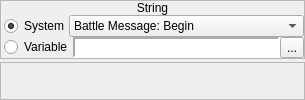
       <widget class="QWidget" name="wString">
        <layout class="QVBoxLayout" name="verticalLayout_45">
         <property name="spacing">
          <number>3</number>
         </property>
         <property name="margin">
          <number>0</number>
         </property>
         <item>
          <widget class="QFrame" name="frame_13">
           <property name="sizePolicy">
            <sizepolicy hsizetype="Preferred" vsizetype="Fixed">
             <horstretch>0</horstretch>
             <verstretch>0</verstretch>
            </sizepolicy>
           </property>
           <property name="frameShape">
            <enum>QFrame::StyledPanel</enum>
           </property>
           <property name="frameShadow">
            <enum>QFrame::Raised</enum>
           </property>
           <layout class="QVBoxLayout" name="verticalLayout_38">
            <property name="spacing">
             <number>0</number>
            </property>
            <property name="margin">
             <number>0</number>
            </property>
            <item>
             <widget class="QLabel" name="label_11">
              <property name="sizePolicy">
               <sizepolicy hsizetype="Preferred" vsizetype="Fixed">
                <horstretch>0</horstretch>
                <verstretch>0</verstretch>
               </sizepolicy>
              </property>
              <property name="text">
               <string>String</string>
              </property>
              <property name="alignment">
               <set>Qt::AlignCenter</set>
              </property>
             </widget>
            </item>
            <item>
             <widget class="QWidget" name="widget_11" native="true">
              <layout class="QVBoxLayout" name="verticalLayout_44">
               <property name="spacing">
                <number>0</number>
               </property>
               <property name="leftMargin">
                <number>3</number>
               </property>
               <property name="topMargin">
                <number>0</number>
               </property>
               <property name="rightMargin">
                <number>0</number>
               </property>
               <property name="bottomMargin">
                <number>0</number>
               </property>
               <item>
                <layout class="QHBoxLayout" name="horizontalLayout_26">
                 <item>
                  <widget class="QRadioButton" name="rbStringSystem">
                   <property name="sizePolicy">
                    <sizepolicy hsizetype="Fixed" vsizetype="Fixed">
                     <horstretch>0</horstretch>
                     <verstretch>0</verstretch>
                    </sizepolicy>
                   </property>
                   <property name="text">
                    <string>System</string>
                   </property>
                   <property name="checked">
                    <bool>true</bool>
                   </property>
                  </widget>
                 </item>
                 <item>
                  <widget class="QComboBox" name="cboxStrings">
                   <item>
                    <property name="text">
                     <string>Battle Message: Begin</string>
                    </property>
                   </item>
                   <item>
                    <property name="text">
                     <string>Battle Message: Initiative</string>
                    </property>
                   </item>
                   <item>
                    <property name="text">
                     <string>Battle Message: Miss</string>
                    </property>
                   </item>
                   <item>
                    <property name="text">
                     <string>Battle Message: Failed Escape</string>
                    </property>
                   </item>
                   <item>
                    <property name="text">
                     <string>Battle Message: Victory</string>
                    </property>
                   </item>
                   <item>
                    <property name="text">
                     <string>Battle Message: Defeat</string>
                    </property>
                   </item>
                   <item>
                    <property name="text">
                     <string>Battle Message: Experience Gained</string>
                    </property>
                   </item>
                   <item>
                    <property name="text">
                     <string>Battle Message: Money Gained</string>
                    </property>
                   </item>
                   <item>
                    <property name="text">
                     <string>Battle Message: Item Gained</string>
                    </property>
                   </item>
                   <item>
                    <property name="text">
                     <string>Level Up</string>
                    </property>
                   </item>
                   <item>
                    <property name="text">
                     <string>Skill Learned</string>
                    </property>
                   </item>
                   <item>
                    <property name="text">
                     <string>Shop Message: Greeting</string>
                    </property>
                   </item>
                   <item>
                    <property name="text">
                     <string>Shop Message: After First Transaction</string>
                    </property>
                   </item>
                   <item>
                    <property name="text">
                     <string>Shop Message: Buy</string>
                    </property>
                   </item>
                   <item>
                    <property name="text">
                     <string>Shop Message: Sell</string>
                    </property>
                   </item>
                   <item>
                    <property name="text">
                     <string>Shop Message: Done</string>
                    </property>
                   </item>
                   <item>
                    <property name="text">
                     <string>Shop Message: Buy Item</string>
                    </property>
                   </item>
                   <item>
                    <property name="text">
                     <string>Shop Message: Buy How Many</string>
                    </property>
                   </item>
                   <item>
                    <property name="text">
                     <string>Shop Message: Buy Complete</string>
                    </property>
                   </item>
                   <item>
                    <property name="text">
                     <string>Shop Message: Sell Item</string>
                    </property>
                   </item>
                   <item>
                    <property name="text">
                     <string>Shop Message: Sell How Many</string>
                    </property>
                   </item>
                   <item>
                    <property name="text">
                     <string>Shop Message: Sell Complete</string>
                    </property>
                   </item>
                   <item>
                    <property name="text">
                     <string>Inn Message: Price Intro</string>
                    </property>
                   </item>
                   <item>
                    <property name="text">
                     <string>Inn Message: Accept Inquiry</string>
                    </property>
                   </item>
                   <item>
                    <property name="text">
                     <string>Inn Message: Accept</string>
                    </property>
                   </item>
                   <item>
                    <property name="text">
                     <string>Inn Message: Decline</string>
                    </property>
                   </item>
                   <item>
                    <property name="text">
                     <string>Other: Items Possessed</string>
                    </property>
                   </item>
                   <item>
                    <property name="text">
                     <string>Other: Items Equipped</string>
                    </property>
                   </item>
                   <item>
                    <property name="text">
                     <string>Other: Currency</string>
                    </property>
                   </item>
                   <item>
                    <property name="text">
                     <string>Stat: Level</string>
                    </property>
                   </item>
                   <item>
                    <property name="text">
                     <string>Stat: Level (Short Form)</string>
                    </property>
                   </item>
                   <item>
                    <property name="text">
                     <string>Stat: HP</string>
                    </property>
                   </item>
                   <item>
                    <property name="text">
                     <string>Stat: HP (Short Form)</string>
                    </property>
                   </item>
                   <item>
                    <property name="text">
                     <string>Stat: MP</string>
                    </property>
                   </item>
                   <item>
                    <property name="text">
                     <string>Stat: MP (Short Form)</string>
                    </property>
                   </item>
                   <item>
                    <property name="text">
                     <string>Stat: Normal Status</string>
                    </property>
                   </item>
                   <item>
                    <property name="text">
                     <string>Stat: Experience</string>
                    </property>
                   </item>
                   <item>
                    <property name="text">
                     <string>Stat: Attack</string>
                    </property>
                   </item>
                   <item>
                    <property name="text">
                     <string>Stat: Defense</string>
                    </property>
                   </item>
                   <item>
                    <property name="text">
                     <string>Stat: Wisdom</string>
                    </property>
                   </item>
                   <item>
                    <property name="text">
                     <string>Stat: Agility</string>
                    </property>
                   </item>
                   <item>
                    <property name="text">
                     <string>Equipment: MP Used</string>
                    </property>
                   </item>
                   <item>
                    <property name="text">
                     <string>Equipment: Weapon</string>
                    </property>
                   </item>
                   <item>
                    <property name="text">
                     <string>Equipment: Shield</string>
                    </property>
                   </item>
                   <item>
                    <property name="text">
                     <string>Equipment: Armor</string>
                    </property>
                   </item>
                   <item>
                    <property name="text">
                     <string>Equipment: Helmet</string>
                    </property>
                   </item>
                   <item>
                    <property name="text">
                     <string>Equipment: Accessory</string>
                    </property>
                   </item>
                   <item>
                    <property name="text">
                     <string>Command: Fight</string>
                    </property>
                   </item>
                   <item>
                    <property name="text">
                     <string>Command: Auto-Fight</string>
                    </property>
                   </item>
                   <item>
                    <property name="text">
                     <string>Command: Escape</string>
                    </property>
                   </item>
                   <item>
                    <property name="text">
                     <string>Command: Item</string>
                    </property>
                   </item>
                   <item>
                    <property name="text">
                     <string>Command: Skill</string>
                    </property>
                   </item>
                   <item>
                    <property name="text">
                     <string>Command: Equip</string>
                    </property>
                   </item>
                   <item>
                    <property name="text">
                     <string>Command: Save</string>
                    </property>
                   </item>
                   <item>
                    <property name="text">
                     <string>Command: Quit</string>
                    </property>
                   </item>
                   <item>
                    <property name="text">
                     <string>Command: Status</string>
                    </property>
                   </item>
                   <item>
                    <property name="text">
                     <string>Command: Row</string>
                    </property>
                   </item>
                   <item>
                    <property name="text">
                     <string>Command: Order</string>
                    </property>
                   </item>
                   <item>
                    <property name="text">
                     <string>Command: New Game</string>
                    </property>
                   </item>
                   <item>
                    <property name="text">
                     <string>Command: Load Game</string>
                    </property>
                   </item>
                   <item>
                    <property name="text">
                     <string>Command: End Game</string>
                    </property>
                   </item>
                   <item>
                    <property name="text">
                     <string>Command: Wait ON</string>
                    </property>
                   </item>
                   <item>
                    <property name="text">
                     <string>Command: Wait OFF</string>
                    </property>
                   </item>
                   <item>
                    <property name="text">
                     <string>Save/Quit: Save Slot</string>
                    </property>
                   </item>
                   <item>
                    <property name="text">
                     <string>Save/Quit: Load Slot</string>
                    </property>
                   </item>
                   <item>
                    <property name="text">
                     <string>Save/Quit: Confirm Quit</string>
                    </property>
                   </item>
                   <item>
                    <property name="text">
                     <string>Save/Quit: Yes</string>
                    </property>
                   </item>
                   <item>
                    <property name="text">
                     <string>Save/Quit: No</string>
                    </property>
                   </item>
                   <item>
                    <property name="text">
                     <string>Misc: Party's Money</string>
                    </property>
                   </item>
                   <item>
                    <property name="text">
                     <string>Misc: Total Time Played</string>
                    </property>
                   </item>
                  </widget>
                 </item>
                </layout>
               </item>
               <item>
                <layout class="QHBoxLayout" name="horizontalLayout_27">
                 <property name="spacing">
                  <number>0</number>
                 </property>
                 <item>
                  <widget class="QRadioButton" name="rbStringVariable">
                   <property name="sizePolicy">
                    <sizepolicy hsizetype="Fixed" vsizetype="Fixed">
                     <horstretch>0</horstretch>
                     <verstretch>0</verstretch>
                    </sizepolicy>
                   </property>
                   <property name="text">
                    <string>Variable</string>
                   </property>
                  </widget>
                 </item>
                 <item>
                  <widget class="QWidget" name="wStringVariable" native="true">
                   <layout class="QHBoxLayout" name="horizontalLayout_39">
                    <property name="spacing">
                     <number>0</number>
                    </property>
                    <property name="margin">
                     <number>0</number>
                    </property>
                    <item>
                     <widget class="QLabel" name="lblStringVariable">
                      <property name="sizePolicy">
                       <sizepolicy hsizetype="Preferred" vsizetype="Preferred">
                        <horstretch>0</horstretch>
                        <verstretch>0</verstretch>
                       </sizepolicy>
                      </property>
                      <property name="minimumSize">
                       <size>
                        <width>150</width>
                        <height>0</height>
                       </size>
                      </property>
                      <property name="font">
                       <font>
                        <family>Monospace</family>
                       </font>
                      </property>
                      <property name="styleSheet">
                       <string notr="true">background-color: palette(base);</string>
                      </property>
                      <property name="frameShape">
                       <enum>QFrame::Panel</enum>
                      </property>
                      <property name="frameShadow">
                       <enum>QFrame::Sunken</enum>
                      </property>
                      <property name="lineWidth">
                       <number>2</number>
                      </property>
                      <property name="text">
                       <string/>
                      </property>
                     </widget>
                    </item>
                    <item>
                     <widget class="QToolButton" name="bStringBrowseVariables">
                      <property name="text">
                       <string>...</string>
                      </property>
                      <property name="icon">
                       <iconset resource="gui_icons.qrc">
                        <normaloff>:/icons/fileopen.png</normaloff>:/icons/fileopen.png</iconset>
                      </property>
                     </widget>
                    </item>
                   </layout>
                  </widget>
                 </item>
                </layout>
               </item>
              </layout>
             </widget>
            </item>
           </layout>
          </widget>
         </item>
         <item>
          <widget class="QFrame" name="frame_14">
           <property name="frameShape">
            <enum>QFrame::StyledPanel</enum>
           </property>
           <property name="frameShadow">
            <enum>QFrame::Raised</enum>
           </property>
          </widget>
         </item>
        </layout>
       </widget>
